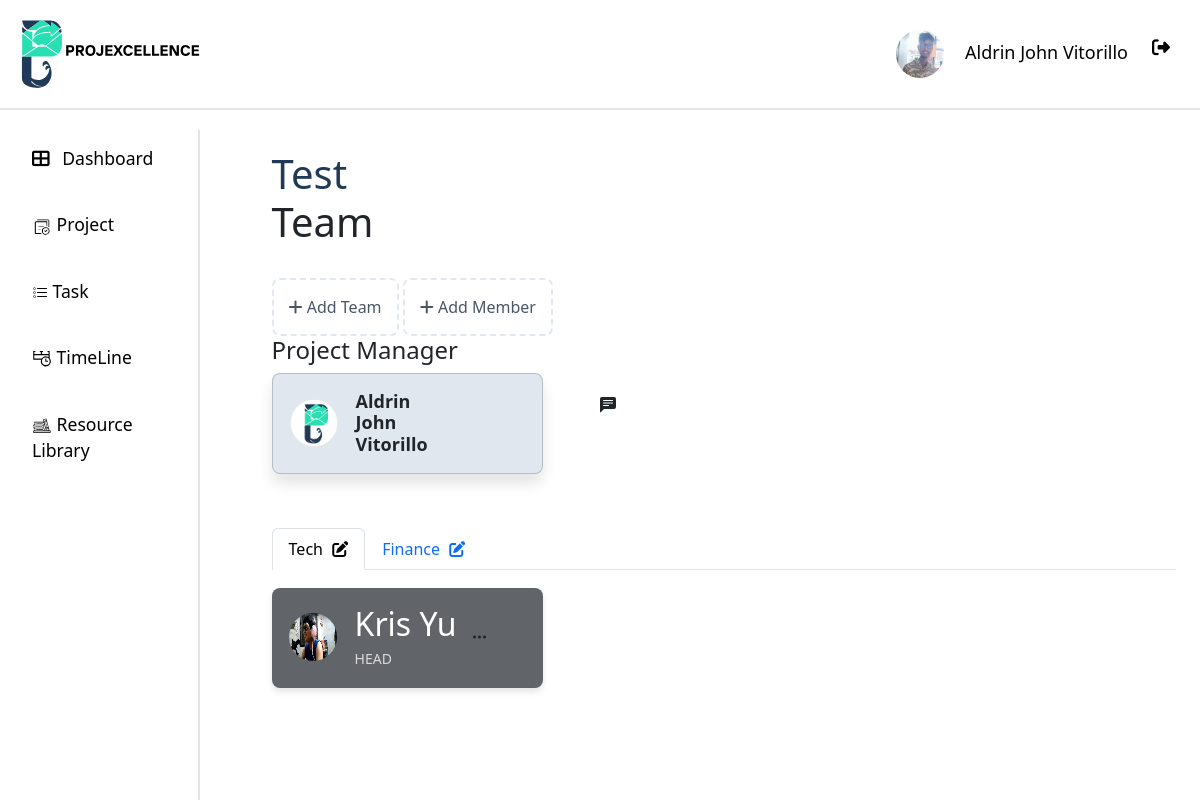
/myteam/1/ (signed in), run on the app's committed database.
### api/models.py (models this page shows, shortened)
class User(AbstractUser):
    ROLE_CHOICES = [
        ("ADMIN", "Admin"),
        ("PM", "projectmanger"),
        ("MEMBER", "member"),
    ]
    STATUS_CHOICES = [
        ("APPROVED", "Approved"),
        ("REJECTED", "Rejected"),
        ("PENDING", "Pending"),
    ]
    username = None  # Remove the username field entirely
    email = models.EmailField(_("email address"), unique=True)
    phone_regex = RegexValidator(
        regex=r"^\+?1?\d{9,15}$",
        message="Phone number must be entered in the format: '+999999999'. Up to 15 digits allowed.",
    )
    phone_number = models.CharField(validators=[phone_regex], max_length=17, blank=True)
    role = models.CharField(max_length=10, choices=ROLE_CHOICES, default="EMPLOYEE")
    date_of_hire = models.DateField(blank=True, null=True)
    profile_path = models.ImageField(null=True, blank=True,upload_to='profile/' )
    status = models.CharField(max_length=20, choices=STATUS_CHOICES, default="PENDING")
    groups = models.ManyToManyField(
        "auth.Group",
        verbose_name=_("groups"),
        blank=True,
        related_name="custom_user_set",
        related_query_name="custom_user",
    )
    user_permissions = models.ManyToManyField(
        "auth.Permission",
        verbose_name=_("user permissions"),
        blank=True,
        related_name="custom_user_set",
        related_query_name="custom_user",
    )
    objects = UserManager()
    USERNAME_FIELD = "email"
    REQUIRED_FIELDS = ["first_name", "last_name", "date_of_hire", "password"]
    def __str__(self):
        return f"{self.first_name} {self.last_name}"

class Project(models.Model):
    project_name = models.CharField(max_length=50)
    description = models.TextField()
    created_by = models.ForeignKey(User, on_delete=models.CASCADE)
    date_created = models.DateTimeField(auto_now_add=True)

class Team(models.Model):
    team_name = models.CharField(max_length=50)
    users = models.ManyToManyField(User, through='TeamMembership')  # Define the through model
    project = models.ForeignKey('Project', on_delete=models.CASCADE)

class TeamMembership(models.Model):
    ROLE_CHOICES = [
        ("Manager", "Manager"),
        ("HEAD", "Head"),
        ("MEMBER", "Member"),
    ]
    user = models.ForeignKey(User, on_delete=models.CASCADE)
    team = models.ForeignKey(Team, on_delete=models.CASCADE)
    project = models.ForeignKey('Project', on_delete=models.CASCADE)
    role = models.CharField(max_length=50,  choices=ROLE_CHOICES, default="Member")
    joined_at = models.DateTimeField(auto_now_add=True)

### api/views.py (the view, shortened to what this page needs)
# urls.py: path("myteam/<int:project_id>/", views.team_list, name="team_list"),
@login_required
def team_list(request, project_id):
    add_team_form = TeamForm()
    add_member_form = AddMemberForm()
    user = request.user
    project = get_object_or_404(Project, id=project_id)
    assign_task = TaskForm(project=project)
    teams = Team.objects.filter(project=project).order_by("-id").prefetch_related('teammembership_set')
    team_filter = TeamFilter(request.GET, queryset=teams)
    paginator = Paginator(team_filter.qs, 5)
    page_number = request.GET.get("page")
    page_obj = paginator.get_page(page_number)
    user_roles = {
        membership.team_id: membership.role
        for membership in TeamMembership.objects.filter(
            user=request.user,
            project=project
        )
    }
    context = {
        "page_obj": page_obj,
        "add_team_form": add_team_form,
        "add_member_form": add_member_form,
        "assign_task":assign_task,
        "filter": team_filter,
        "project": project,
        "team_memberships": [(team, team.teammembership_set.all()) for team in page_obj],
        "user_roles": user_roles,
    }
    return render(request, "myteam.html", context)

### api/templates/myteam.html (shortened to what this page needs)
{% extends "base.html" %}
{% load static %}
{% load crispy_forms_tags %}
{% load custom_filters %}
{% block content %}
<div class="page">
    <div class="Team">
        <h1> <div class="project-name">{{ project.project_name|capfirst }} </div>Team</h1><br>
        {% if user == project.created_by or user|is_project_manager:project %}
            <div type="button" class="add-team" data-bs-toggle="modal" data-bs-target="#addTeamModal">
                <i class="fas fa-plus mr-2"></i> Add Team
            </div>
            <div type="button" class="add-member" data-bs-toggle="modal" data-bs-target="#addMemberModal">
                <i class="fas fa-plus mr-2"></i> Add Member
            </div>
        {% endif %}
        <h4>Project Manager</h4>
        <div class="card">
            <div class="info">
                <table>
                    <tr>
                        <td>
                            {% if project.created_by.user.profile_path %}
                             <img class="avatar" src="{{ project.created_by.user.profile_path.url }}" >
                            {% else %}
                                <img src="{% static 'res/logoPlaceHolder.png' %}" alt="avatar-profile" class="avatar">
                            {% endif %}
                            </td>
                        <td>
                            <h2 class="name"> {{ project.created_by.first_name|capfirst }} {{ project.created_by.last_name|capfirst }}</h2>
                        </td>
                        <td class="message">
                        </td>
                    </tr>
                </table>
            </div>
        </div>
    </div>
    <div class="Members">
        <ul class="nav nav-tabs">
            {% for team in page_obj %}
                <li class="nav-item">
                    <a class="nav-link {% if forloop.first %}active{% endif %}"
                       aria-current="page"
                       data-bs-toggle="tab"
                       href="#team-{{ team.id }}">
                       {{ team.team_name }}
                       {% if user == project.created_by or user|is_project_manager:project %}
                       <i class="fas fa-edit" style="cursor: pointer; margin-left: 5px;"
                          data-bs-toggle="modal"
                          data-bs-target="#editTeamModal-{{ team.id }}"></i>
                       {% endif %}
                    </a>
                </li>
            {% endfor %}
        </ul>
        <div class="tab-content">
            {% for team, memberships in team_memberships %}
                <div class="tab-pane {% if forloop.first %}active{% endif %}" id="team-{{ team.id }}">
                    {% if memberships %}
                        {% for membership in memberships %}
                            <div class="card-members">
                                <table class="info">
                                    <tr>
                                        <td>
                                        {% if membership.user.profile_path and membership.user.profile_path.url %}
                                            <img class="avatar" src="{{ membership.user.profile_path.url }}" >
                                        {% else %}
                                            <img src="{% static '/res/logoPlaceHolder.png' %}" alt="avatar-profile" class="avatar">
                                        {% endif %}
                                        </td>
                                        <td>
                                            <h2>{{ membership.user.first_name|capfirst }} {{ membership.user.last_name|capfirst }}</h2>
                                            <h2 class="title">{{ membership.role|capfirst }}</h2>
                                        </td>
                                        {% if user in team.users.all and membership.role != 'HEAD' and user_roles|get_item:team.id == 'HEAD' and user != membership.user or user == project.created_by%}
                                        <td>
                                            <div class="dropdown">
                                                <button class="btn" type="button" id="dropdownMenuButton" data-bs-toggle="dropdown" aria-expanded="false" onclick="event.stopPropagation()">
                                                    <i class="bi bi-three-dots" title="Settings"></i>
                                                </button>
                                        </td>
                                        {%endif%}
                                    </tr>
                                </table>
                            </div>
                        {% endfor %}
                    {% else %}
                        <div class="card-members">
                            <div class="info">
                                <span>No members in this team.</span>
                            </div>
                        </div>
                    {% endif %}
                </div>
            {% endfor %}
        </div>
    </div>
</div>
{% endblock %}

### api/templates/base.html (shortened to what this page needs)
{% load static %}
<!DOCTYPE html>
<html lang="en">
  <head>
    <link
      href="https://cdn.jsdelivr.net/npm/bootstrap@5.3.0/dist/css/bootstrap.min.css"
      rel="stylesheet"
    />
    <link href="https://cdn.jsdelivr.net/npm/bootstrap-icons/font/bootstrap-icons.css" rel="stylesheet">
    <link
      href="https://cdnjs.cloudflare.com/ajax/libs/font-awesome/6.4.0/css/all.min.css"
      rel="stylesheet"
    />
    <link href="https://cdn.jsdelivr.net/npm/bootstrap@5.3.0/dist/css/bootstrap.min.css" rel="stylesheet">
  </head>
  <body>
    <header>
      <div class="header">
          <img src="{% static '/res/slogo.svg' %}" alt="logo" width="200px">
          <div class="profile" >
            <a class="nav-link {% if request.resolver_match.url_name == 'profile' %}active{% endif %}" href="{% url 'profile' %}">
              {% if request.user.profile_path.url != null  %}
                <img class="avatar" src="{{ request.user.profile_path.url }}" width="40px" height="40px" style="border-radius: 50%;" >
              {%endif%}
              {{ request.user.first_name|capfirst }} {{ request.user.last_name|capfirst }}
            </a>
            <a class="nav-link" href="{% url 'logout' %}" onclick="event.preventDefault(); document.getElementById('logout-form').submit();" style="margin-top: 5px;">
              <i class="fas fa-sign-out-alt me-2"></i>
            </a>
          </div>
      </div>
    </header>
    <div class="container-fluid">
      <div class="row">
        <nav
          id="sidebarMenu"
          class="col-md-3 col-lg-2 d-md-block sidebar collapse"
        >
          <ul class="nav flex-column">
            <li class="nav-item">
              <a class="nav-link {% if request.resolver_match.url_name == 'dashboard' %}active{% endif %}" href="{% url 'dashboard' %}">
                <i class="fas fa-th-large me-2"></i> Dashboard
              </a>
            </li>
            <li class="nav-item">
              <a class="nav-link {% if request.resolver_match.url_name == 'project' %}active{% endif %}" href="{% url 'project' %}">
                <img src="{% static '/res/projectIcon.svg' %}" alt="logo" width="20px">  Project
              </a>
            </li>
            <li class="nav-item">
              <a class="nav-link {% if request.resolver_match.url_name == 'task' %}active{% endif %}" href="{% url 'task' 'Pending' %}">
                 Task
              </a>
            </li>
            <li class="nav-item">
              <a class="nav-link {% if request.resolver_match.url_name == 'timeline' %}active{% endif %}" href="{% url 'timeline' %}">
                <img src="{% static '/res/timelineIcon.svg' %}" alt="logo" width="20px">  TimeLine
              </a>
            </li>
            <li class="nav-item">
              <a class="nav-link {% if request.resolver_match.url_name == 'resourceLib' %}active{% endif %}" href="{% url 'resourceLib' %}">
                <img src="{% static '/res/resourceIcon.svg' %}" alt="logo" width="20px"> Resource Library
              </a>
            </li>
          </ul>
        </nav>
        <main class="col-md-9 ms-sm-auto col-lg-10 px-md-4 main-content">
          {% block content %}{% endblock content %}
        </main>
      </div>
    </div>
  </body>
</html>

### api/templates/base.html (style rules this page uses)
.header { overflow: hidden; background-color: #ffffff; padding: 20px 10px; position: fixed; top: 0; width: 100%; z-index: 1000; margin-bottom: 10px; border-bottom: 2px solid #e3e3e3; height: 110px; display: flex; justify-content: space-between; align-items: center; }
.header a { float: left; color: black; text-align: center; padding: 12px; text-decoration: none; font-size: 18px; line-height: 25px; border-radius: 4px; }
body { margin-top: 130px; background-color: #ffffff; }
.sidebar { background-color: #ffffff; color: black; height: 100vh; overflow-y: auto; position: fixed; top: 100; left: 0; z-index: 1000; border-right: 2px solid #e3e3e3; }
.sidebar .nav-link { color: black; padding: 15px 20px; font-size: 1.1rem; margin-bottom: 10px; }
.main-content { margin-left: 0; padding-top: 20px; }

### api/templates/myteam.html (style rules this page uses)
.card { background-color: #E0E7EF; color: 213A58; border-radius: 8px; padding: 16px; min-height: 100px; padding: 20; box-shadow: 0 10px 14px rgba(0, 0, 0, 0.1); max-width: 30%; margin-bottom: 16px; user-select: none; }
.card-members { background-color: #616569; color: #FFFFFF; border-radius: 8px; padding: 16px; min-height: 100px; padding: 20; box-shadow: 0 4px 6px rgba(0, 0, 0, 0.1); max-width: 30%; margin-bottom: 16px; }
.card-members .title { color: #D9D9D9; }
.avatar { width: 48px; height: 48px; border-radius: 50%; margin-right: 16px; }
.info { display: flex; align-items: center; }
.name { font-size: 18px; font-weight: bold; margin: 0; }
.title { font-size: 14px; margin: 4px 0 0; }
.page { margin-left: 5%; user-select: none; }
.message { float: right; margin-left: 170px; }
.nav-tabs { margin-top: 6%; margin-bottom: 2%; user-select: none; }
.add-team { color: #4a5568; cursor: pointer; padding: 15px; border: 2px dashed #e2e8f0; border-radius: 8px; display: inline-block; transition: all 0.3s ease; }
.add-member { color: #4a5568; cursor: pointer; padding: 15px; border: 2px dashed #e2e8f0; border-radius: 8px; display: inline-block; transition: all 0.3s ease; }
.project-name { color: #213A58; }
.active { color: rgb(52, 0, 241); }

### data on the page
User: user.profile_path (picture), user.first_name "Aldrin John", user.last_name "Vitorillo"
Project: project_name "Test", created_by.first_name "Aldrin John", created_by.last_name "Vitorillo"
Team: team_name "Tech"
Team: team_name "Finance"
TeamMembership: user.profile_path (picture), user.first_name "Kris", user.last_name "Yu", role "HEAD"
